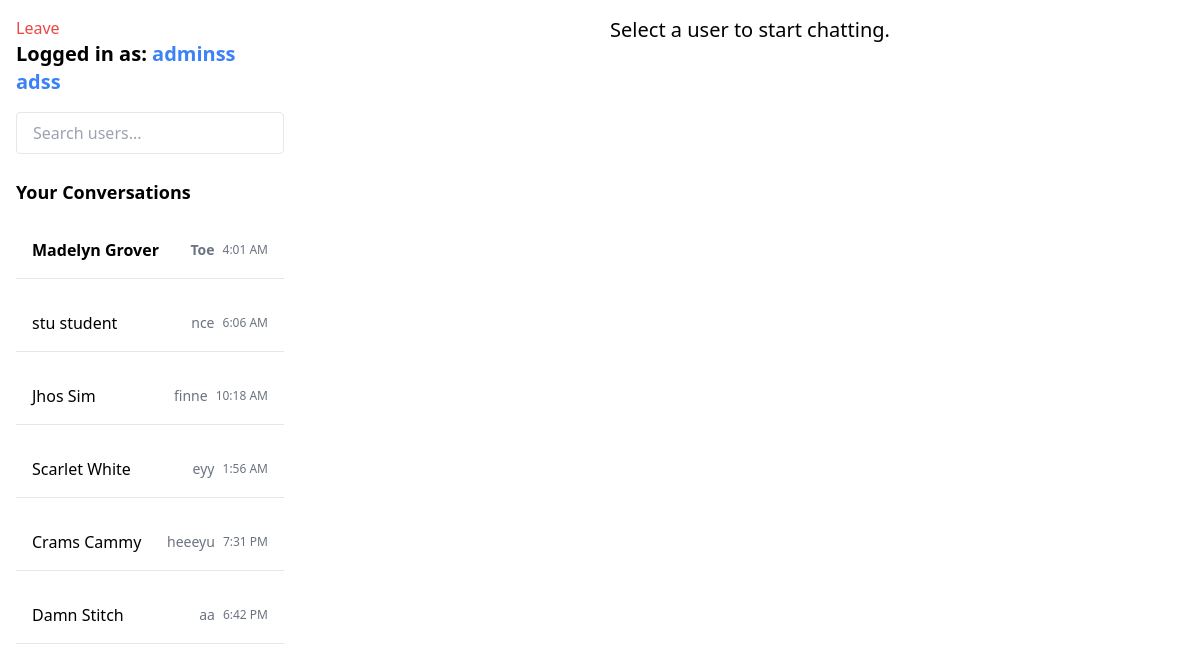
The app's page /chat_app/index.php (signed in) with its own data.
### tables this page shows
CREATE TABLE `users_info` (
  `IDno` varchar(11) NOT NULL,
  `Fname` varchar(50) DEFAULT NULL,
  `Sname` varchar(50) DEFAULT NULL,
  `Mname` varchar(50) DEFAULT NULL,
  `Ename` varchar(50) DEFAULT NULL,
  `gender` varchar(10) DEFAULT NULL,
  `photo` varchar(255) DEFAULT NULL,
  `email` varchar(100) DEFAULT NULL,
  `contact` varchar(20) DEFAULT NULL,
  `municipality` varchar(100) DEFAULT NULL,
  `barangay` varchar(100) DEFAULT NULL,
  `province` varchar(100) DEFAULT NULL,
  `DOB` date DEFAULT NULL,
  `college` varchar(100) DEFAULT NULL,
  `course` varchar(100) DEFAULT NULL,
  `yrLVL` varchar(50) DEFAULT NULL,
  `A_LVL` varchar(11) DEFAULT NULL,
  `personnel_type` enum('Teaching Personnel','Non-Teaching Personnel') DEFAULT NULL,
  `status_details` enum('active','inactive','restricted') DEFAULT NULL,
  `username` varchar(50) DEFAULT NULL,
  `password` varchar(255) DEFAULT NULL,
  `U_Type` enum('admin','student','professor','staff','librarian','faculty') DEFAULT NULL,
  `status_log` enum('pending','approved','rejected') DEFAULT NULL
);

### chat_app/index.php (the view, shortened to what this page needs)
<?php
include('../dashboard/config.php');
if (isset($_SESSION['admin'])) {
    $userID = $_SESSION['admin']['IDno'];
} elseif (isset($_SESSION['student'])) {
    $userType = 'student';
    $userID = $_SESSION['student']['IDno'];
} elseif (isset($_SESSION['librarian'])) {
    $userType = 'librarian';
    $userID = $_SESSION['librarian']['IDno'];
} else
if (!$userID) {
    header("Location: ../../Registration/log_in.php");
    exit();
}
$selected_user_id = isset($_GET['IDno']) ? $_GET['IDno'] : null;
$messages = [];
$selectedUser = [];
$conversationStmt = $conn->prepare("
    SELECT DISTINCT u.IDno, u.Fname, u.Sname, m.message, m.timestamp, m.is_read
    FROM users_info u
    JOIN messages m ON (m.from_user_id = u.IDno OR m.to_user_id = u.IDno)
    WHERE (m.from_user_id = ? OR m.to_user_id = ?)
    AND u.IDno != ?
    ORDER BY m.timestamp DESC
");
$conversationStmt->bind_param('sss', $userID, $userID, $userID);
$conversationStmt->execute();
$conversationResult = $conversationStmt->get_result();
$conversationPartners = [];
while ($row = $conversationResult->fetch_assoc()) {
    if (!isset($conversationPartners[$row['IDno']])) {
        $conversationPartners[$row['IDno']] = $row;
    }
}
$query = "SELECT Fname, Sname FROM users_info WHERE IDno = ?";
$stmt = $conn->prepare($query);
$stmt->bind_param('s', $userID);
$stmt->execute();
$result = $stmt->get_result();
$userDetails = $result->fetch_assoc();
?>
<!DOCTYPE html>
<html lang="en">
<head>
    <link href="https://cdn.jsdelivr.net/npm/tailwindcss@2.2.19/dist/tailwind.min.css" rel="stylesheet">
</head>
<body class="bg-gray-100 h-screen flex">
<div class="flex-1 flex overflow-hidden">
<div class="w-1/4 bg-white p-4 shadow-md h-full overflow-y-auto">
    <a href="../" class="text-red-500">Leave</a>
    <h2 class="text-xl font-semibold">
        Logged in as:
        <span class="text-blue-500"><?php echo htmlspecialchars($userDetails['Fname']) . ' ' . htmlspecialchars($userDetails['Sname']); ?></span>
    </h2>
    <form id="search-form" action="index.php" method="GET" class="mt-4">
        <input type="text" name="search" placeholder="Search users..." class="px-4 py-2 border rounded w-full" value="<?php echo isset($_GET['search']) ? htmlspecialchars($_GET['search']) : ''; ?>">
    </form>
<div class="mt-6">
    <h3 class="font-semibold text-lg">Your Conversations</h3>
    <ul class="space-y-4 mt-4">
        <?php foreach ($conversationPartners as $partner): ?>
            <li class="py-2 border-b">
                <a href="index.php?IDno=<?php echo $partner['IDno']; ?>" class="flex items-center justify-between py-2 px-4 rounded hover:bg-gray-100">
                    <span class="<?php echo $partner['is_read'] ? '' : 'font-bold'; ?>">
                        <?php echo htmlspecialchars($partner['Fname']) . ' ' . htmlspecialchars($partner['Sname']); ?>
                    </span>
                    <div class="text-sm flex items-center space-x-2 text-gray-500">
                        <span class="<?php echo $partner['is_read'] ? '' : 'font-bold'; ?> truncate max-w-xs">
                            <?php echo htmlspecialchars($partner['message']); ?>
                        </span>
                        <span class="text-xs"><?php echo date('g:i A', strtotime($partner['timestamp'])); ?></span>
                    </div>
                </a>
            </li>
        <?php endforeach; ?>
    </ul>
</div>
</div>
<div class="flex-1 bg-white p-4 flex flex-col">
    <?php if ($selected_user_id): ?>
        <div class="mb-6 overflow-y-auto space-y-4 mt-4 max-h-[500px]" id="content">
            <h2 class="text-2xl">Chat with <?php echo htmlspecialchars($selectedUser['Fname']); ?></h2>
            <div class="flex-1 overflow-y-auto space-y-4 mt-4 max-h-[300px]" id="messageContainer">
                <?php
                $messagesLimit = 10;
                $latestMessages = array_slice(array_reverse($messages), 0, $messagesLimit);
                ?>
                <?php foreach ($latestMessages as $message): ?>
                    <div class="flex <?php echo $message['from_user_id'] === $userID ? 'justify-end' : 'justify-start'; ?>">
                        <div class="bg-gray-200 p-3 rounded-lg max-w-xs">
                            <p><?php echo htmlspecialchars($message['message']); ?></p>
                            <div class="text-xs text-gray-500 mt-2">
                                <?php echo date('g:i A', strtotime($message['timestamp'])); ?>
                            </div>
                            <?php if ($message['is_read'] == 1): ?>
                                <span class="text-green-500 text-xs">Read</span>
                            <?php else: ?>
                                <span class="text-gray-500 text-xs">Unread</span>
                            <?php endif; ?>
                        </div>
                    </div>
                <?php endforeach; ?>
            </div>
        </div>
        <form method="POST" class="flex space-x-2 mt-4">
            <input type="text" name="message" placeholder="Type a message..." class="flex-1 p-2 border rounded" required>
            <button type="submit" class="bg-blue-500 text-white p-2 rounded">Send</button>
        </form>
    <?php else: ?>
        <p class="text-center text-xl">Select a user to start chatting.</p>
    <?php endif; ?>
</div>
</div>
</body>
</html>

### records on screen
users_info: Fname "adminss", Sname "adss"
users_info: Fname "Madelyn", Sname "Grover", message "Toe", timestamp "4:01 AM"
users_info: Fname "stu", Sname "student", message "nce", timestamp "6:06 AM"
users_info: Fname "Jhos", Sname "Sim", message "finne", timestamp "10:18 AM"
users_info: Fname "Scarlet", Sname "White", message "eyy", timestamp "1:56 AM"
users_info: Fname "Crams", Sname "Cammy", message "heeeyu", timestamp "7:31 PM"
users_info: Fname "Damn", Sname "Stitch", message "aa", timestamp "6:42 PM"
